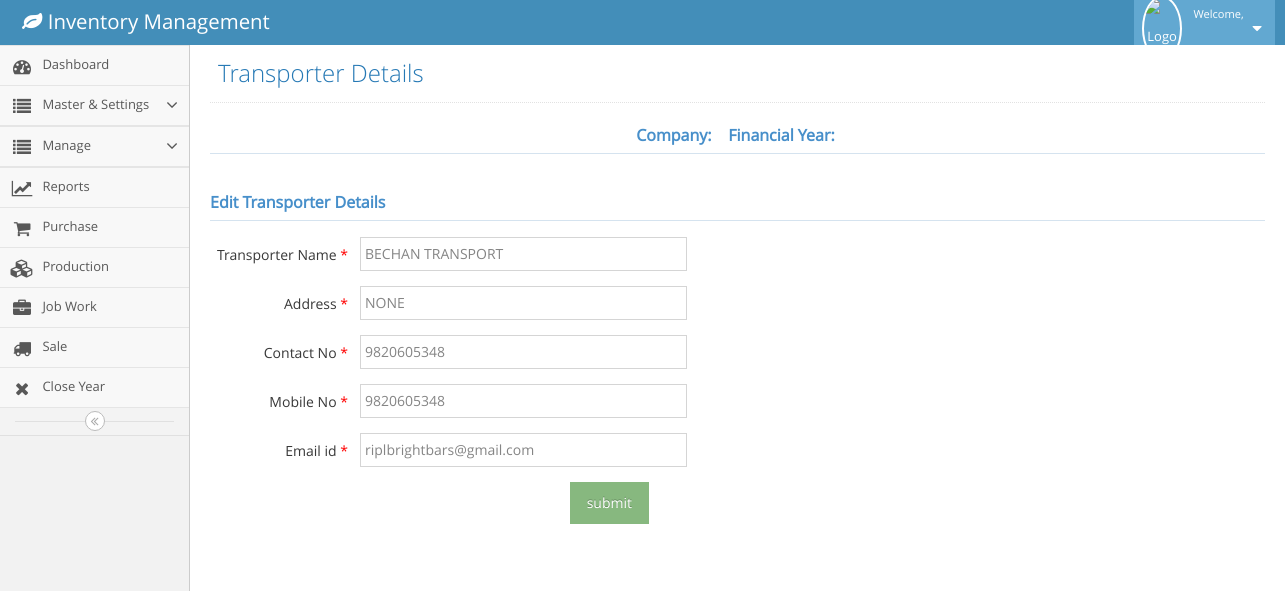
Page /edittransporter.php?id=10 (signed in) on the committed database.
### tables this page shows
CREATE TABLE `transporter` (
  `venorId` int(11) NOT NULL,
  `companyName` text NOT NULL,
  `address` text NOT NULL,
  `contact` varchar(15) NOT NULL,
  `mobileNo` varchar(15) NOT NULL,
  `email` text NOT NULL,
  `createdOn` timestamp NOT NULL DEFAULT CURRENT_TIMESTAMP ON UPDATE CURRENT_TIMESTAMP,
  `compId` int(11) NOT NULL
);

### edittransporter.php (the view, shortened to what this page needs)
<!DOCTYPE html>
<?php
  include('config.php');
  $id=$_GET['id'];
  $fy=$_SESSION['fy'];
  $company=$_SESSION['cname'];
?>
<html lang="en">
	<head>
		<link rel="stylesheet" href="assets/css/bootstrap.min.css" />
		<link rel="stylesheet" href="assets/font-awesome/4.5.0/css/font-awesome.min.css" />
		<link rel="stylesheet" href="assets/css/ace.min.css" class="ace-main-stylesheet" id="main-ace-style" />
		<link rel="stylesheet" href="assets/css/ace-skins.min.css" />
		<link rel="stylesheet" href="assets/css/ace-rtl.min.css" />
	</head>
	<body class="no-skin">
		<?php include('navbar.php') ?>
		<div class="main-container ace-save-state" id="main-container">
			<?php include('menubar.php') ?>
			<div class="main-content">
				<div class="main-content-inner">
					<div class="page-content">
						<div class="page-header">
							<h1>
						Transporter Details
							</h1>
						</div>
						<h5 class="header blue lighter bigger" align="center">
												<b>Company:&nbsp; <?php echo $company ?>  &nbsp;
												Financial Year:&nbsp; <?php echo $fy ?> </b>
						</h5>
						<div class="row">
							<div class="col-xs-12">
								<?php
													$query=mysqli_query($conn,"select * from transporter where venorId='$id'");
													while($row=mysqli_fetch_array($query))
													{
														$name=$row['companyName'];
														$address=$row['address'];
														$contactno=$row['contact'];
														$mobile=$row['mobileNo'];
														$email=$row['email'];
														}
													?>
								<form class="form-horizontal" method="POST" action="edittransporterprocess.php" class="pull-right">
									<h5 class="header blue lighter bigger"><b>
												<?php if(@isset($_GET['error'])){echo $_GET['error'];} else{echo 'Edit Transporter Details';} ?></b>
											</h5>
									<div class="form-group">
										<label class="col-sm-1 control-label no-padding-right" for="form-field-1" style="width: 150px;"> Transporter Name  <span style="color:red">*</span></label>
										<div class="col-sm-9">
											<input type="text"  name="transportername"  value="<?php echo $name ; ?>" class="col-xs-10 col-sm-5">
										</div>
									</div>
									<div class="form-group">
										<label class="col-sm-1 control-label no-padding-right" for="form-field-1" style="width: 150px;"> Address  <span style="color:red">*</span></label>
										<div class="col-sm-9">
											<input type="text"  name="address"  value="<?php echo $address ; ?>" class="col-xs-10 col-sm-5" />
										</div>
									</div>
									<div class="form-group">
										<label class="col-sm-1 control-label no-padding-right" for="form-field-1" style="width: 150px;"> Contact No  <span style="color:red">*</span></label>
										<div class="col-sm-9">
											<input type="tel"  pattern="[789][0-9]{9}" maxlength="10" id="form-field-1" name="contactno"  value="<?php echo $contactno ; ?>" class="col-xs-10 col-sm-5" />
										</div>
									</div>
									<div class="form-group">
										<label class="col-sm-1 control-label no-padding-right" for="form-field-1" style="width: 150px;"> Mobile No  <span style="color:red">*</span></label>
										<div class="col-sm-9">
											<input type="tel"  pattern="[789][0-9]{9}"  maxlength="10" id="form-field-1" name="mobileno"  value="<?php echo $mobile ; ?>" class="col-xs-10 col-sm-5" />
										</div>
									</div>
									<div class="form-group">
										<label class="col-sm-1 control-label no-padding-right" for="form-field-1" style="width: 150px;"> Email id  <span style="color:red">*</span></label>
										<div class="col-sm-9">
											<input type="email" name="emailid" value="<?php echo $email ; ?>" class="col-xs-10 col-sm-5" />
										</div>
									</div>
			<div class="form-group">
									<div class="col-md-offset-4 col-md-9">
										<input type="Submit" class="btn btn-bg btn-success" type="button" name="btnsubmit" value="submit"/>
									</div>
								</div>
								</form>
					</div>
				</div>
			</div>
		</div>
</div>
</div>
	</body>
</html>

### rows in the picture
transporter: transportername "BECHAN TRANSPORT", address "NONE", contactno "9820605348", mobileno "9820605348", emailid "riplbrightbars@gmail.com"
